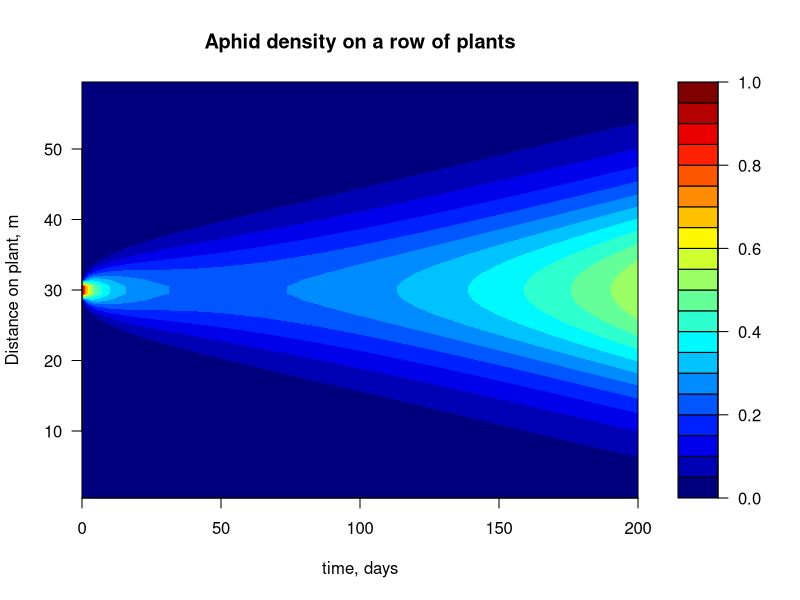
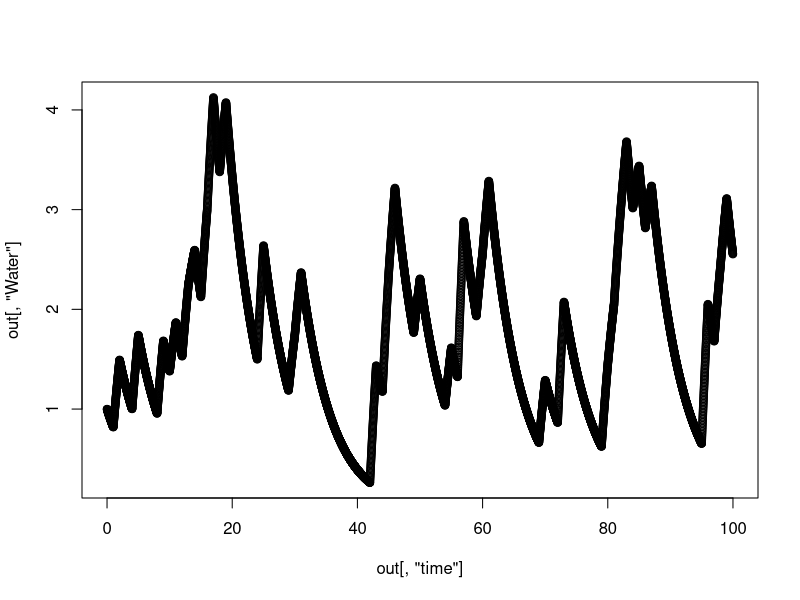
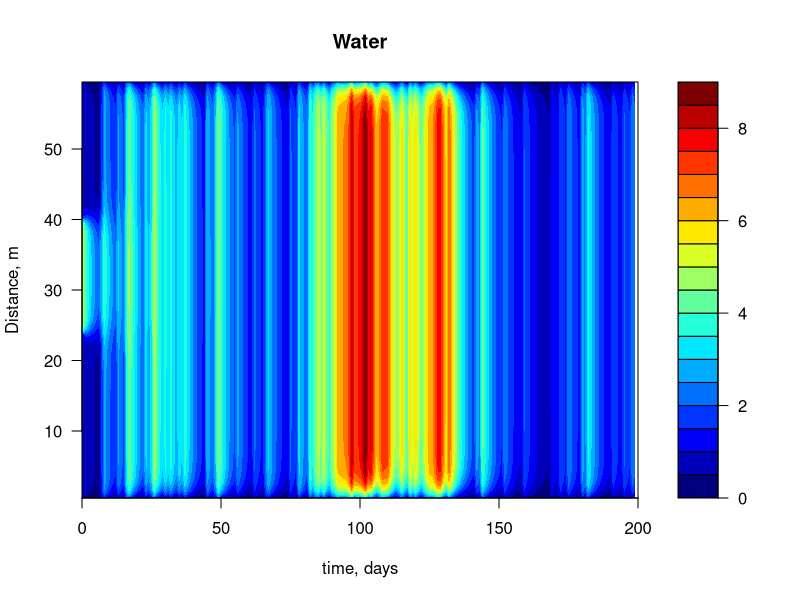

Generate these figures, in order, with R:
# testing odesolve for water balance

# using example from Soetaert et al. 
# https://cran.r-project.org/web/packages/deSolve/vignettes/deSolve.pdf
require(deSolve)

# example on page 3 APHIDS
Aphid <- function(t, APHIDS, parameters) {
  deltax <- c (0.5, rep(1, numboxes - 1), 0.5)
  Flux <- -D * diff(c(0, APHIDS, 0)) / deltax
  dAPHIDS <- -diff(Flux) / delx + APHIDS * r
  
    # the return value
    list(dAPHIDS )
 } # end

D <- 0.3 # m2/day diffusion rate
r <- 0.01 # /day net growth rate
delx <- 1 # m thickness of boxes
numboxes <- 60
# distance of boxes on plant, m, 1 m interval
Distance <- seq(from = 0.5, by = delx, length.out = numboxes)

# Initial conditions: # ind/m2
APHIDS <- rep(0, times = numboxes)
APHIDS[30:31] <- 1
state <- c(APHIDS = APHIDS) # initialise state variables

# Run for 200 timesteps
times <-seq(0, 200, by = 1)
 print(system.time(
  out <- ode.1D(state, times, Aphid, parms = 0, nspec = 1, names = "Aphid")
 ))
 
 head(out[,1:5])
 
 image(out, method = "filled.contour", grid = Distance,
       xlab = "time, days", ylab = "Distance on plant, m",
       main = "Aphid density on a row of plants")
 
 # Now rewrite this for the water balance
 # Lorenz function example
 WB <- function(t, Rain, state, parameters) {
   with(as.list(c(state, parameters)),{
     P <- Rain[pmax(1,ceiling(t))]
     #https://stackoverflow.com/questions/21557634/using-a-time-series-of-parameters-to-solve-ode-in-r
     # rate of change
       dWater <- -a*Water + P*b
         # return the rate of change
         list(c(dWater))
       }) 
   }
 
 times <- seq(0, 100, by = 0.01)
 a <- 0.2
 b <- 0.4
 parameters <- list(a = a, b = b)
 Rain <- abs(rnorm(100))*2
 Rain <- ifelse(Rain<2,0,Rain)
 
 state <- c(Water = 1)
 
 out <- ode(y = state, times = times, func = WB, parms = parameters, Rain = Rain)
 head(out)
 
 plot(out[,"time"],out[,"Water"])
 
 
 # Include Rain and ET
 
 WB <- function(t, Water, parameters, Rain) {
   P <- Rain[pmax(1,ceiling(t))]
   
   deltax <- c (0.5, rep(1, numboxes - 1), 0.5)
   Flux <- -D * diff(c(0, Water, 0)) / deltax
   dWater <- -diff(Flux) / delx + r*P - b*Water
   
   # the return value
   list(dWater )
 } # end
 
 # some random rainfall
 Rain <- abs(rnorm(200))*2
 Rain <- ifelse(Rain<2,0,Rain)
 
 D <- 0.3 # m2/day diffusion rate
 r <- 0.5 # infiltration rate
 b <- 0.15 # actualET rate
 delx <- 1 # m thickness of boxes
 numboxes <- 60
 Distance <- seq(from = 0.5, by = delx, length.out = numboxes)
 
 # Initial conditions: # ind/m2
 Water <- rep(1, times = numboxes)
 Water[25:40] <- 5
 state <- c(Water = Water) # initialise state variables
 
 times <-seq(0, 200, by = 1)
 print(system.time(
   out <- ode.1D(state, times, WB, parms = 0, Rain = Rain, nspec = 1, names = "Water")
 ))
 
 image(out, method = "filled.contour", grid = Distance,
       xlab = "time, days", ylab = "Distance, m",
       main = "Water")
